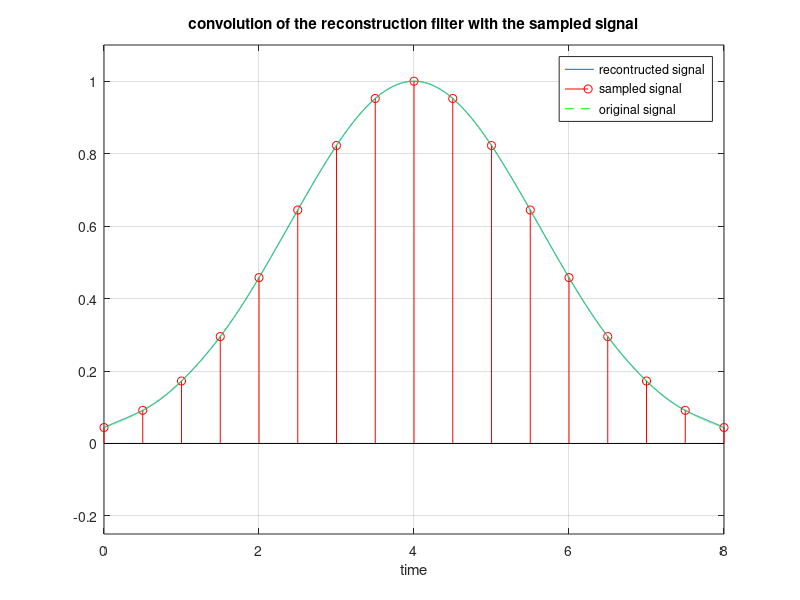

This chart was generated by the following MATLAB code:
% PROGRAMMA Campionamento
% Autore: Claudio Prati
% Politecnico di Milano, 8 Aprile 2014

% Campiona il segnale x(t)con intervallo di campionamento DT ottenendo il
% segnale campionato xn.
% Esegue la ricostruzione del segnale tempo-continuo x(t) convolvendo i campioni
% di xn con il filtro di ricostruzione ideale h(t) (sinc troncato).
% Mostra la sovrapposizione del filtro di ricostruzione applicato ai singoli campioni
% mettendo in evidenza che nessun campione interpolato interagisce con gli
% altri.
% Inoltre mostra la somma progressiva dei campioni interpolati con il
% filtro di ricostruzione fino ad ottenere il segnale ricostruito x(t).


clear all
close all
clc

%% Segnale 'continuo'
dt=.001;
t=(0:dt:8);
x=gausswin(length(t));

%% Campionamento del segnale
DT=0.5;
T=(0:DT:8);
xn=x(1:DT/dt:length(t));

% Plot segnale 'continuo' e segnale campionato
figure(1)
plot(t,x)
axis([0 8 -0.25 1.1])
xlabel('time')
title('original time-continuous signal')
grid on
hold on
pause
stem(T,xn,'r')
title('sampled signal')

%% Filtro interpolante
tt=(-16:dt:16);

pause
figure(1)
for k=1:length(T)
    hold on
    axis([0 8 -0.25 1.1])
    grid on
    plot(tt,xn(k)*sinc((tt-(k-1)*DT)/DT))
    xlabel('time')
    title('convolution of the reconstruction filter with each sample')
    pause
end
hold off

%% Convoluzione con seno cardinale per ricostruire il segnale 'continuo'
%  Ricorda: in questo caso possiamo sommare i seni cardinali shiftati
%  nella posizioni dei campioni

r=zeros(1,length(tt));
figure(1)
for k=1:length(T)
    r=r+xn(k)*sinc((tt-(k-1)*DT)/DT);
    plot(tt,r)
    hold on
    stem(T,xn,'r')
    xlabel('time')
    title('convolution of the reconstruction filter with the sampled signal')
    grid on
    axis([0 8 -0.25 1.1])
    hold off
    pause
end

% Plot del segnal originale
figure(1)
hold on
plot(t,x,'g--')
legend('recontructed signal','sampled signal','original signal')
